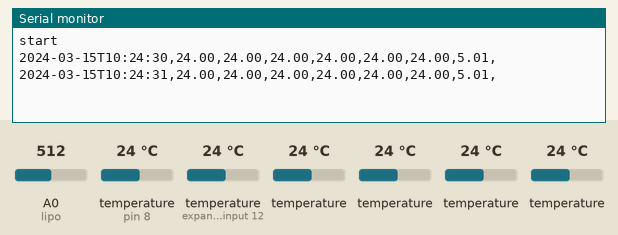
Recording of a sketch running on a simulated Arduino Nano, built with avr-gcc and run on an emulated ATmega328P. On the bench: the last lines printed to the serial monitor. The inputs (shaded band) are chosen by the test bench; at power-on: temperature (sensors on pin 8, expander input 12) 24 °C, temperature 24 °C, A0 (lipo) = 512. The local clock reads 2024-03-15 10:24:30 at power-on unless the sketch sets it; storage starts empty.

Above: at 3.5 s.
3.6 s: temperature (sensor on pin 8) set to 12 °C
At 5.2 s:
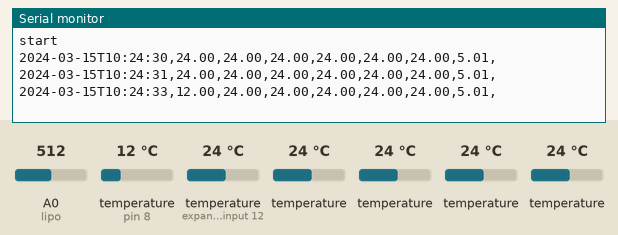
6.3 s: temperature (sensor on expander input 12) set to 12 °C
At 7.4 s:
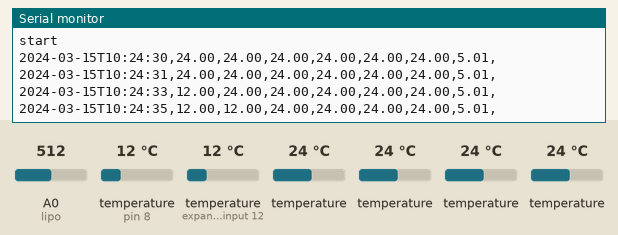
9.0 s: temperature (sensor 208) set to 12 °C
At 11.4 s:
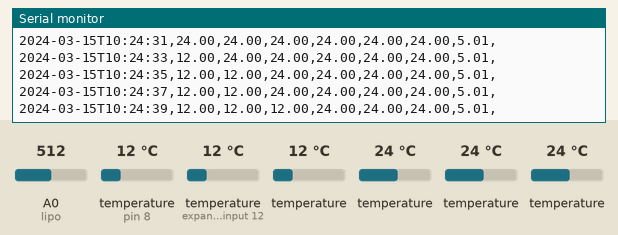
11.7 s: temperature (sensor 308) set to 12 °C
At 13.0 s:
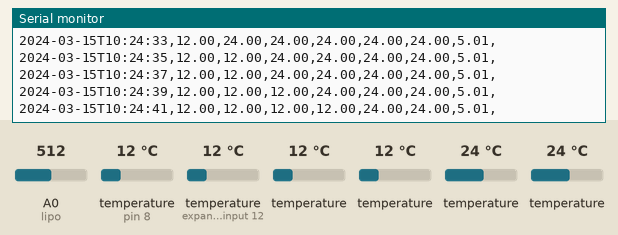
14.4 s: temperature (sensor 408) set to 12 °C
At 14.4 s:
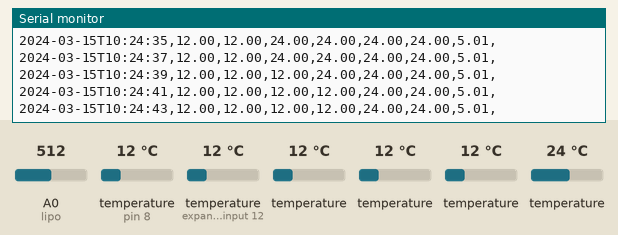
17.1 s: temperature (sensor 508) set to 12 °C
At 18.6 s:
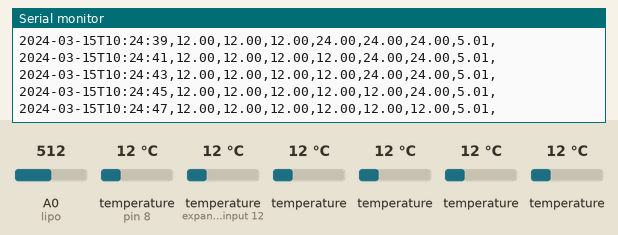
Timing chart, 0 to 20.1 s (numbered marks = the images above; inputs shaded):
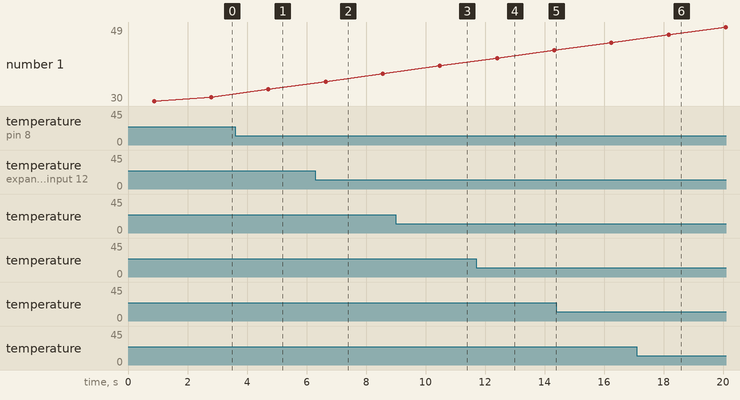

Measured:
- after the input at 3.6 s, the serial monitor: prints a new line after 1.1 s (image 1)
- after the input at 6.3 s, the serial monitor: prints a new line after 0.34 s (image 2)
- after the input at 9.0 s, the serial monitor: prints a new line after 1.5 s (image 3)
- after the input at 11.7 s, the serial monitor: prints a new line after 0.71 s (image 4)
- after the input at 17.1 s, the serial monitor: prints a new line after 1.1 s (image 6)

The sketch:

DavidHeafHivesMonitorV2.ino
```cpp
/**
 * DavidHeafHivesMonitor v2
 * Read/record temperatures of 6 sensors
 * DS18B20 using their addresses
 */
#define DEBUG   1 // set to 1 to trace activity via serial console
const char DELIMITER = ','; // value delimiter in file

#include <JeeLib.h>
#include <avr/sleep.h>

volatile bool adcDone;
ISR(WDT_vect) { Sleepy::watchdogEvent(); }
ISR(ADC_vect) { adcDone = true; }

#define SLEEP_DURATION 1000 * 1 // 1000ms * 30

/**
* Ceech board part
*/
int current = A6;
int cell = A2;
int lipo = A0;
int CHRG = A7;

float vout = 0.0;
float vin = 0.0;
float R1 = 47000.0; // resistance of R1
float R2 = 10000.0; // resistance of R2
int value = 0;


/**
 *  We need OneWire library to access DS18B20 sensors
 *  the library must be placed in libraries directory
 *  in the sketchs directory of Arduino IDE (settings menu)
 *
 *  cf: https://github.com/PaulStoffregen/OneWire/archive/master.zip
 */
#include <OneWire.h>

/**
 * We also need DallasTemperature library
 * cf: https://github.com/milesburton/Arduino-Temperature-Control-Library
 */
#include <DallasTemperature.h>

/*
 *  The data wire of DS18B20 (often yellow?) is wired to pin 8 (D8) of Arduino
 *  a 4,7kOhm resistor is wired between Vcc and D8
 */
#define ONE_WIRE_BUS 8

/**
 * Cretae a oneWire instance to be able to
 * communicate with OneWire devices
 * Nb: not only Maxim/Dallas sensors
 */
OneWire oneWire(ONE_WIRE_BUS);

/**
 * Passing Onewire instance to our new
 * sensors object DallasTemperature
 */
DallasTemperature sensors(&oneWire);

/**
 * Each sensors has its own adresses on bus,
 * cf: https://github.com/Jodaille/DavidHeafHives/blob/master/Arduino/ScanDS18B20Addresses/ScanDS18B20Addresses.ino
 * to scan the addresses
 ex:
 adresse :	0x28, 0x42, 0x6B, 0x1C, 0x07, 0x00, 0x00, 0x34
 adresse :	0x28, 0xED, 0x0B, 0x2A, 0x07, 0x00, 0x00, 0x1C
 adresse :	0x28, 0xF7, 0x9D, 0x29, 0x07, 0x00, 0x00, 0x2B
 */

DeviceAddress temperature1 {0x28, 0xFF, 0xC8, 0x86, 0x90, 0x15, 0x01, 0xE1};
DeviceAddress temperature2 {0x28, 0xFF, 0xA8, 0x67, 0x90, 0x15, 0x01, 0x36};
DeviceAddress temperature3 {0x28, 0xFF, 0x76, 0x18, 0x90, 0x15, 0x04, 0xC7};
DeviceAddress temperature4 {0x28, 0xFF, 0x5D, 0x88, 0x90, 0x15, 0x01, 0x91};
DeviceAddress temperature5 {0x28, 0xFF, 0x4B, 0x1A, 0x90, 0x15, 0x04, 0xA8};
DeviceAddress temperature6 {0x28, 0xFF, 0x07, 0x19, 0x90, 0x15, 0x04, 0xE8};


/**
 * Writing on SD card
 *
 * SD card uses SPI bus:
 * MOSI       - pin 11
 * MISO       - pin 12
 * CLK or SCK - pin 13
 * CS         - pin 4
 *
 * SPI for Serial Peripheral Interface
 *
 * created  24 Nov 2010
 * modified 9 Apr 2012
 * by Tom Igoe
 * cf: https://www.arduino.cc/en/Tutorial/Datalogger
 */
#include <SPI.h>
#include <SD.h>

// Arduino Uno pin 4
// cf: https://www.arduino.cc/en/Reference/SPI
const int chipSelect = 4;

volatile bool sDisReady = false; // only try to write if sd is ready (detected)

/**
 * Tiny RTC module (clock)
 *
 * DS3231 on I2C bus
 * with lithium battery CR1225
 *
 * Arduino I2C port is on
 * pin A4 and A5
 *
 * Analog pin A5 <-> SCL (blue wire)
 * Analog pin A4 <-> SDA (green wire)
 */

#include <Wire.h>
/**
 * We are using the library RTClib
 * cf: https://github.com/adafruit/RTClib/archive/master.zip
 */
#include "RTClib.h"
RTC_DS3231 RTC;


void setup(void)
{
  // Serial port initialisation (to communicate with computer)
  #if DEBUG
    Serial.begin(9600);
    Serial.println("start");
  #endif


  if(SD.begin(chipSelect))
  {
    sDisReady = true;
  }
  // sensors initialisation
  sensors.begin();
}


void loop(void)
{

    String tolog = builString();
  #if DEBUG
    Serial.println(tolog);   // send "file line" to computer serial
    Serial.flush();delay(5); // needed to flush serial when woke up
  #endif

    if (sDisReady) {
      /**
       * Opening the file
       * Nb: only one file can be opened
       * the file name is : journal.csv
       */

      File dataFile = SD.open("journal.csv", FILE_WRITE);
      // we can write if the file can be open :
      if (dataFile) {
        dataFile.println(tolog);
        dataFile.close();
      }
      else
      {
        sDisReady = false;
        #if DEBUG
          Serial.println("could not write file");   // send "file line" to computer serial
          Serial.flush();delay(5); // needed to flush serial when woke up
        #endif
      }

    }
    else
    {
      #if DEBUG
        Serial.println("Sd not ready");   // send "file line" to computer serial
        Serial.flush();delay(5); // needed to flush serial when woke up
      #endif

        if(SD.begin(chipSelect))
        {
          File dataFile = SD.open("journal.csv", FILE_WRITE);
          if (dataFile) {
            sDisReady = true;
          }
        }
        else
        {
          sDisReady = false;
        }
    }
    Sleepy::loseSomeTime(SLEEP_DURATION); // time to sleep
}

/**
* we build the string that we will write on sd Card
* the output will be a file line
* time,t1,t2,t3,t4,t5,t6,
*/
String builString()
{
  String dataString = buildTime();

  dataString += DELIMITER;
  //dataString = ""; // clear the string to remove time for serial tracer

  sensors.requestTemperatures(); // asking temperatures
   /**
   * temperature1 is an array of first sensor adresse elements
   *
   * cf: https://git.io/vwM2x to scan addresses
   */
  float t1 = sensors.getTempC(temperature1);
  float t2 = sensors.getTempC(temperature2);// - 0.98;
  float t3 = sensors.getTempC(temperature3);// + 0.33;
  float t4 = sensors.getTempC(temperature4);
  float t5 = sensors.getTempC(temperature5);// +0.16;
  float t6 = sensors.getTempC(temperature6);// -1.25;

  float average = (t1 + t2 + t3 + t4 + t5 + t6) / 6;

  dataString += String(t1);
  dataString += DELIMITER;

  dataString += String(t2);
  dataString += DELIMITER;

  dataString += String(t3);
  dataString += DELIMITER;

  dataString += String(t4);
  dataString += DELIMITER;

  dataString += String(t5);
  dataString += DELIMITER;

  dataString += String(t6);
  dataString += DELIMITER;

  /*dataString += String(average);
  dataString += DELIMITER;*/

  // battery voltage logging
  float vcc = readVcc();
  dataString += String(getBatteryVoltage(vcc));
  dataString += DELIMITER;

  return dataString;
}

/**
 * build a string with time
 */
String buildTime()
{
  String dateString = "";

    DateTime now = RTC.now();
    dateString += String(now.year());

    dateString += "-";
    int month = now.month();
    if(month<10)
    {
      dateString += "0";
    }
    dateString += month;

    dateString += "-";
    int day = now.day();
    if(day<10)
    {
      dateString += "0";
    }
    dateString += day;

    dateString += "T"; // need for spreadsheet time format
    int hour = now.hour();
    if(hour<10)
    {
      dateString += "0";
    }
    dateString += hour;

    dateString += ":";
    int minute = now.minute();
    if(minute<10)
    {
      dateString += "0";
    }
    dateString += minute;

    dateString += ":";
    int second = now.second();
    if(second<10)
    {
      dateString += "0";
    }
    dateString += second;

  return dateString;
}

float getBatteryVoltage(float vcc)
{
  float battery = ( analogRead(lipo) * vcc / 1024 ) * 2; // measuring battery voltage
  return battery;
}

float getChargeCurrent(float vcc)
{
   // convert the ADC value to miliamps

  float chargeCurrent = ((analogRead(current) * vcc / 1024 ) *250) / 3.3;
  return chargeCurrent;
}

float readVcc()
{
  signed long resultVcc;
  float resultVccFloat;
  // Read 1.1V reference against AVcc
  ADMUX = _BV(REFS0) | _BV(MUX3) | _BV(MUX2) | _BV(MUX1);
  delay(10);                           // Wait for Vref to settle
  ADCSRA |= _BV(ADSC);                 // Convert
  while (bit_is_set(ADCSRA,ADSC));
  resultVcc = ADCL;
  resultVcc |= ADCH<<8;
  resultVcc = 1126400L / resultVcc;    // Back-calculate AVcc in mV
  resultVccFloat = (float) resultVcc / 1000.0; // Convert to Float

  return resultVccFloat;
}
```
